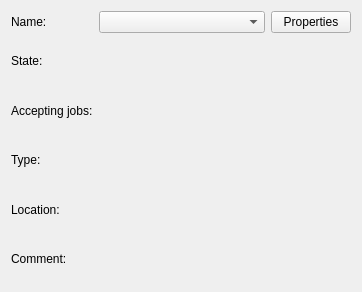
<ui version="4.0" >
 <class>CUPSPrintWidget</class>
 <widget class="QWidget" name="CUPSPrintWidget" >
  <property name="geometry" >
   <rect>
    <x>0</x>
    <y>0</y>
    <width>362</width>
    <height>292</height>
   </rect>
  </property>
  <property name="sizePolicy" >
   <sizepolicy vsizetype="Preferred" hsizetype="Maximum" >
    <horstretch>0</horstretch>
    <verstretch>0</verstretch>
   </sizepolicy>
  </property>
  <property name="windowTitle" >
   <string>Form</string>
  </property>
  <layout class="QGridLayout" name="gridLayout" >
   <item row="0" column="0" >
    <widget class="QLabel" name="label" >
     <property name="text" >
      <string>Name:</string>
     </property>
    </widget>
   </item>
   <item row="0" column="1" >
    <widget class="QComboBox" name="cbPrinters" >
     <property name="sizePolicy" >
      <sizepolicy vsizetype="Preferred" hsizetype="Expanding" >
       <horstretch>0</horstretch>
       <verstretch>0</verstretch>
      </sizepolicy>
     </property>
    </widget>
   </item>
   <item row="0" column="2" >
    <widget class="QPushButton" name="pbProps" >
     <property name="text" >
      <string>Properties</string>
     </property>
    </widget>
   </item>
   <item row="1" column="0" >
    <widget class="QLabel" name="label_2" >
     <property name="text" >
      <string>State:</string>
     </property>
    </widget>
   </item>
   <item row="1" column="1" colspan="2" >
    <widget class="QLabel" name="lState" >
     <property name="text" >
      <string/>
     </property>
    </widget>
   </item>
   <item row="2" column="0" >
    <widget class="QLabel" name="label_3" >
     <property name="text" >
      <string>Accepting jobs:</string>
     </property>
    </widget>
   </item>
   <item row="2" column="1" colspan="2" >
    <widget class="QLabel" name="lJAccept" >
     <property name="text" >
      <string/>
     </property>
    </widget>
   </item>
   <item row="3" column="0" >
    <widget class="QLabel" name="label_4" >
     <property name="text" >
      <string>Type:</string>
     </property>
    </widget>
   </item>
   <item row="3" column="1" colspan="2" >
    <widget class="QLabel" name="lType" >
     <property name="text" >
      <string/>
     </property>
    </widget>
   </item>
   <item row="4" column="0" >
    <widget class="QLabel" name="label_5" >
     <property name="text" >
      <string>Location:</string>
     </property>
    </widget>
   </item>
   <item row="4" column="1" colspan="2" >
    <widget class="QLabel" name="lLocation" >
     <property name="text" >
      <string/>
     </property>
    </widget>
   </item>
   <item row="5" column="0" >
    <widget class="QLabel" name="label_6" >
     <property name="text" >
      <string>Comment:</string>
     </property>
    </widget>
   </item>
   <item row="5" column="1" colspan="2" >
    <widget class="QLabel" name="lComment" >
     <property name="text" >
      <string/>
     </property>
    </widget>
   </item>
  </layout>
 </widget>
 <resources/>
 <connections/>
</ui>
